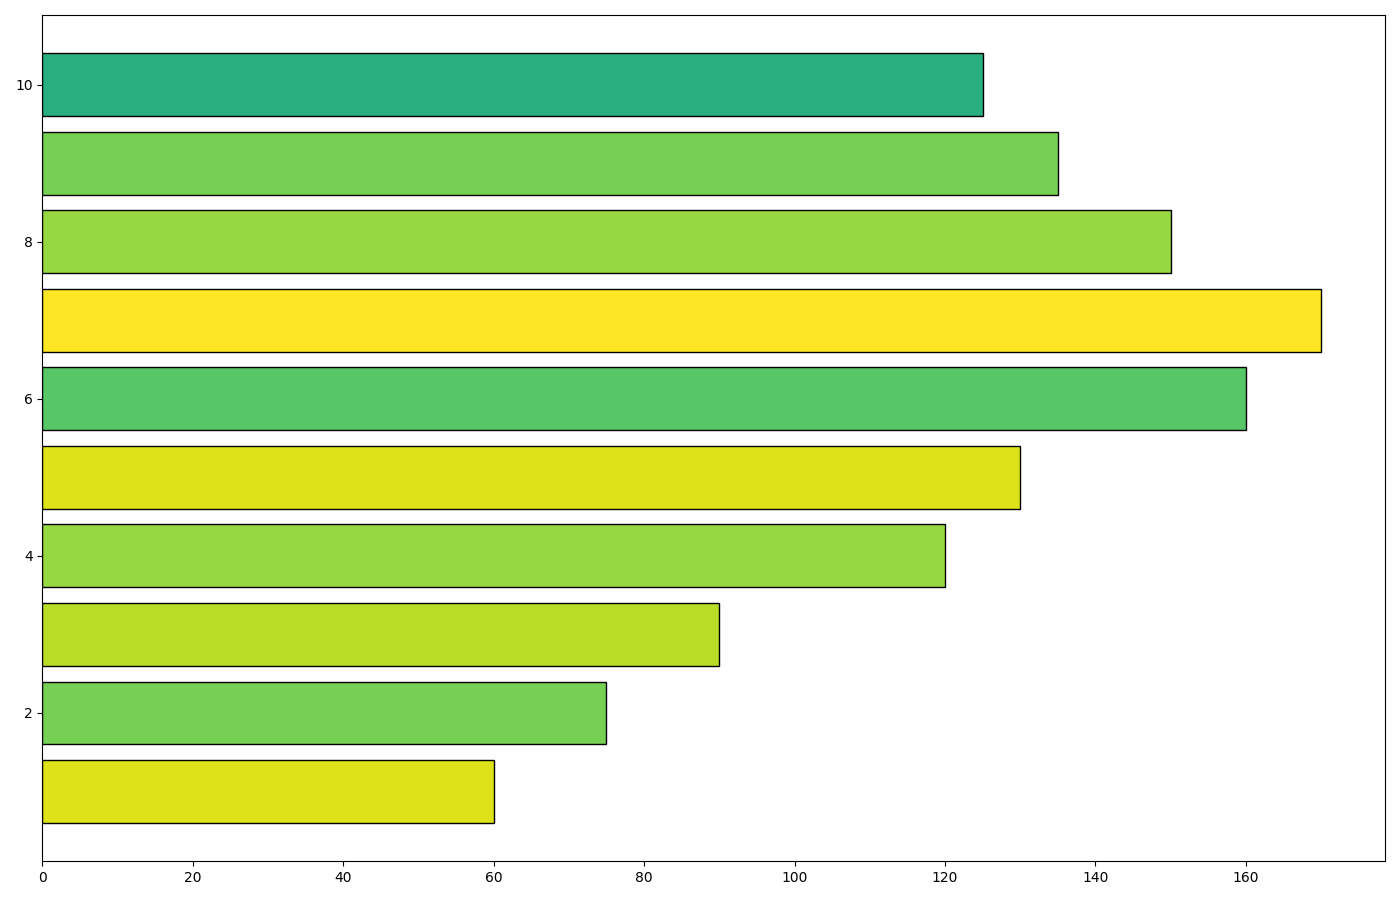

This chart was generated by the following Python code:
import matplotlib.pyplot as plt
import numpy as np

weeks = np.arange(1, 11)
sales = np.array([60, 75, 90, 120, 130, 160, 170, 150, 135, 125])

shuffled_satisfaction = np.array([9, 7.5, 8.5, 8, 9, 7, 9.5, 8, 7.5, 6])

plt.figure(figsize=(14, 9))
plt.barh(weeks, sales, color=plt.cm.viridis(shuffled_satisfaction / max(shuffled_satisfaction)), edgecolor='black')

# Removing the textual elements: title, axis labels, and group labels.
plt.tight_layout()
plt.show()
